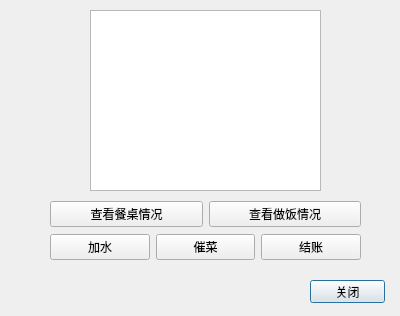
<?xml version="1.0" encoding="UTF-8"?>
<ui version="4.0">
 <class>ui_customer</class>
 <widget class="QDialog" name="ui_customer">
  <property name="geometry">
   <rect>
    <x>0</x>
    <y>0</y>
    <width>400</width>
    <height>316</height>
   </rect>
  </property>
  <property name="windowTitle">
   <string>Dialog</string>
  </property>
  <widget class="QPushButton" name="pushButton">
   <property name="geometry">
    <rect>
     <x>310</x>
     <y>280</y>
     <width>75</width>
     <height>23</height>
    </rect>
   </property>
   <property name="text">
    <string>关闭</string>
   </property>
  </widget>
  <widget class="QWidget" name="verticalLayoutWidget">
   <property name="geometry">
    <rect>
     <x>50</x>
     <y>200</y>
     <width>311</width>
     <height>61</height>
    </rect>
   </property>
   <layout class="QVBoxLayout" name="verticalLayout">
    <item>
     <layout class="QHBoxLayout" name="horizontalLayout">
      <item>
       <widget class="QPushButton" name="pushButton_3">
        <property name="text">
         <string>查看餐桌情况</string>
        </property>
       </widget>
      </item>
      <item>
       <widget class="QPushButton" name="pushButton_2">
        <property name="text">
         <string>查看做饭情况</string>
        </property>
       </widget>
      </item>
     </layout>
    </item>
    <item>
     <layout class="QHBoxLayout" name="horizontalLayout_2">
      <item>
       <widget class="QPushButton" name="pushButton_6">
        <property name="text">
         <string>加水</string>
        </property>
       </widget>
      </item>
      <item>
       <widget class="QPushButton" name="pushButton_4">
        <property name="text">
         <string>催菜</string>
        </property>
       </widget>
      </item>
      <item>
       <widget class="QPushButton" name="pushButton_5">
        <property name="text">
         <string>结账</string>
        </property>
       </widget>
      </item>
     </layout>
    </item>
   </layout>
  </widget>
  <widget class="QTableWidget" name="tableWidget">
   <property name="geometry">
    <rect>
     <x>90</x>
     <y>10</y>
     <width>231</width>
     <height>181</height>
    </rect>
   </property>
  </widget>
 </widget>
 <resources/>
 <connections/>
</ui>
